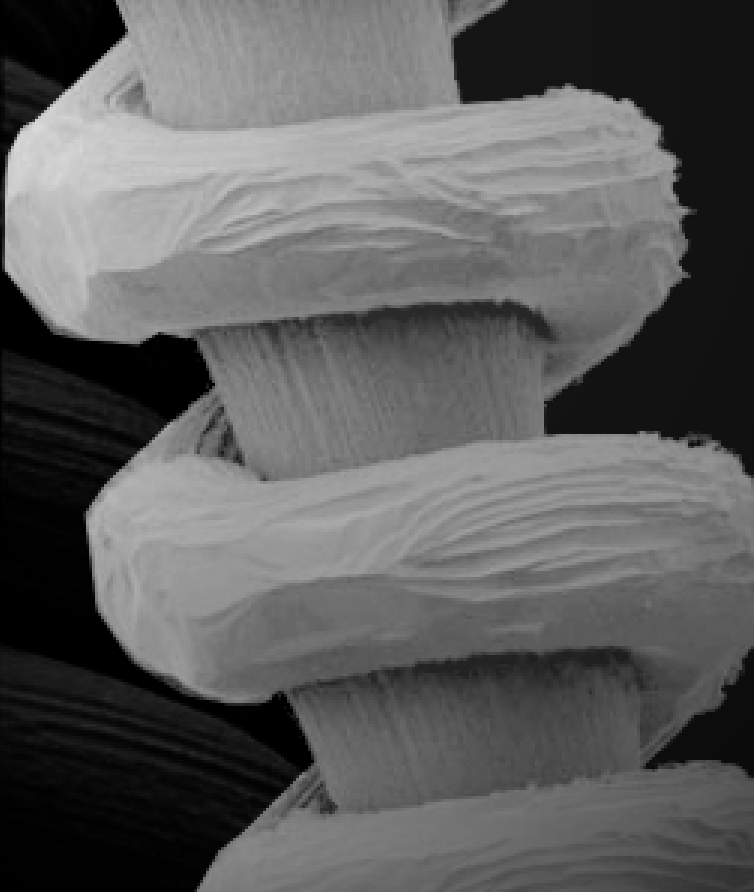
%> input picture 4º Período/Processamento de imagens/Trabalho 1/Imagens/tungsten_filament_shaded.tif, 754 x 892 px, given in place of pollen.jpg, which was not available
$ octave teste.m   (GNU Octave 9; MATLAB toolbox functions it lacks are replaced by stand-ins)
%> lines starting %> are read from the running program, lines starting %| are printed output that depends on the picture; pictures that were not available may be replaced by others from this repository, and a replacement may not be noted
input = imread("./pollen.jpg");
%> input is the input picture: size 892x754 uint8; min 0, max 217, mean 93.5

% --- NÃO mostre output aqui (ainda não existe) ---
% figure, imshow(output);

zero_matrix = zeros(size(input), "uint16");  % opcional, você não usa depois

start_x = 87;   start_y = 2; % escolhido olhando no GIMP
end_x = 139;  end_y = 220;

first_x = 0;    first_y = 0;
last_x = 255;  last_y = 255;

% LUT da transformação
T = zeros(256, 1, "uint8");

for r = first_x:start_x
  s = first_y + (start_y - first_y) * (r - first_x) / (start_x - first_x);
  if s < 0, s = 0; end
  if s > 255, s = 255; end
  T(r + 1) = uint8(round(s));
endfor

for r = start_x:end_x
  s = start_y + (end_y - start_y) * (r - start_x) / (end_x - start_x);
  if s < 0, s = 0; end
  if s > 255, s = 255; end
  T(r + 1) = uint8(round(s));
endfor

for r = end_x:last_x
  s = end_y + (last_y - end_y) * (r - end_x) / (last_x - end_x);
  if s < 0, s = 0; end
  if s > 255, s = 255; end
  T(r + 1) = uint8(round(s));
endfor

% (A) AQUI: plot da CURVA T(r)
figure;
plot(0:255, double(T));              % curva de transformação
hold on;
plot([0 255], [0 255], '--');        % linha identidade (referência)
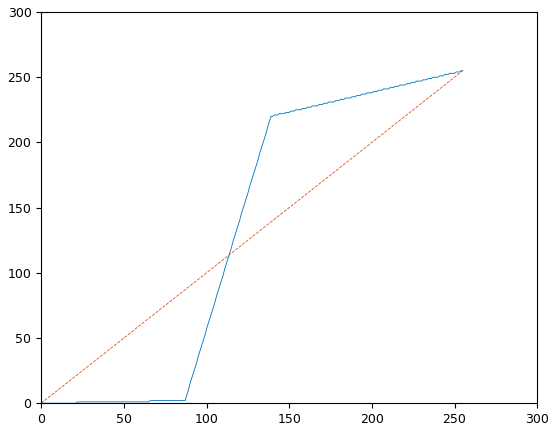
%> figure redrawn from the program's plot data; curve peaks at x = 254, y = 255
hold off;

% Aplicar LUT
if size(input, 3) == 1
  output = T(double(input) + 1);
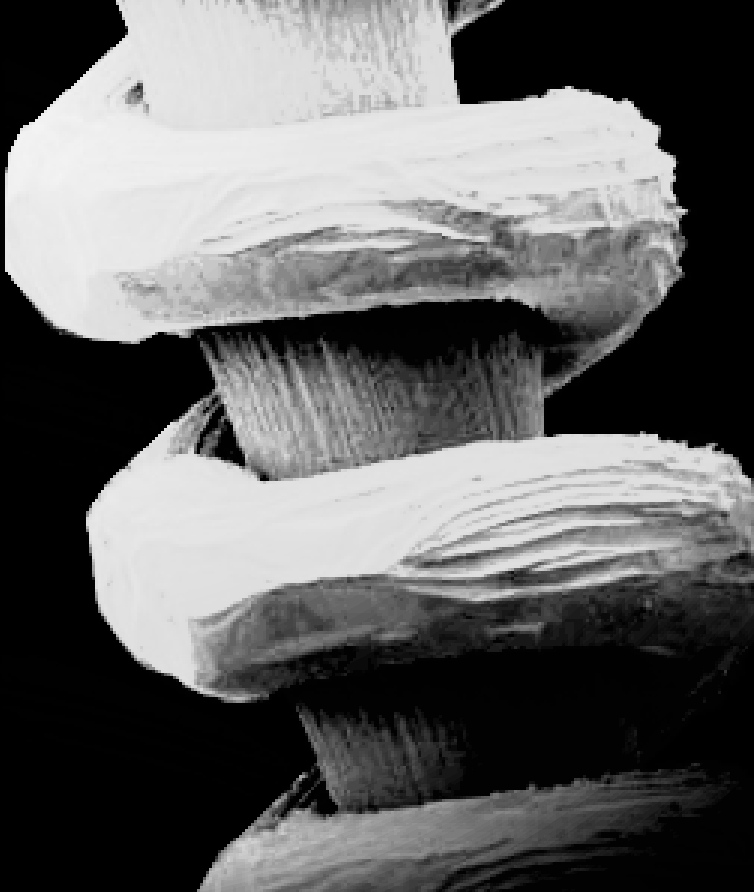
%> output: size 892x754 uint8; min 0, max 244, mean 99.7
else
  output = zeros(size(input), "uint8");
  for c = 1:size(input, 3)
    output(:, :, c) = T(double(input(:, :, c)) + 1);
  endfor
endif

% Mostrar imagem resultante
figure, imshow(output);

% (B) AQUI: plot de HISTOGRAMAS antes vs depois (sem usar funções extras)
% Conta frequências de 0..255 de forma simples
counts_in  = accumarray(double(input(:))  + 1, 1, [256, 1]);
%> counts_in = 256 values, max 34000 at index 19, min 0 at index 219, mean 2627.2
counts_out = accumarray(double(output(:)) + 1, 1, [256, 1]);
%> counts_out = 256 values, max 166247 at index 1, min 0 at index 4, mean 2627.2

figure;
plot(0:255, counts_in);              % histograma da entrada
hold on;
plot(0:255, counts_out);             % histograma da saída
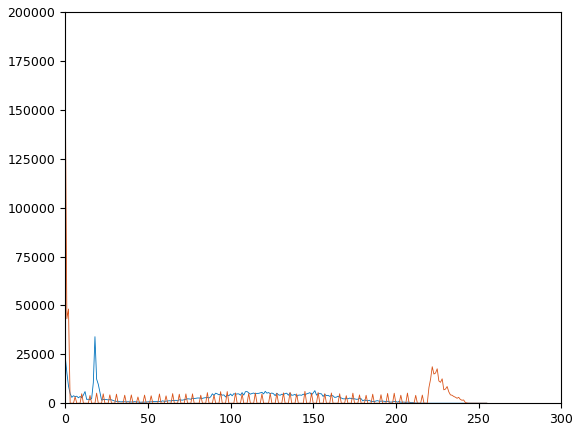
%> figure redrawn from the program's plot data; curve peaks at x = 18, y = 34000; curve peaks at x = 0, y = 166247
hold off;
